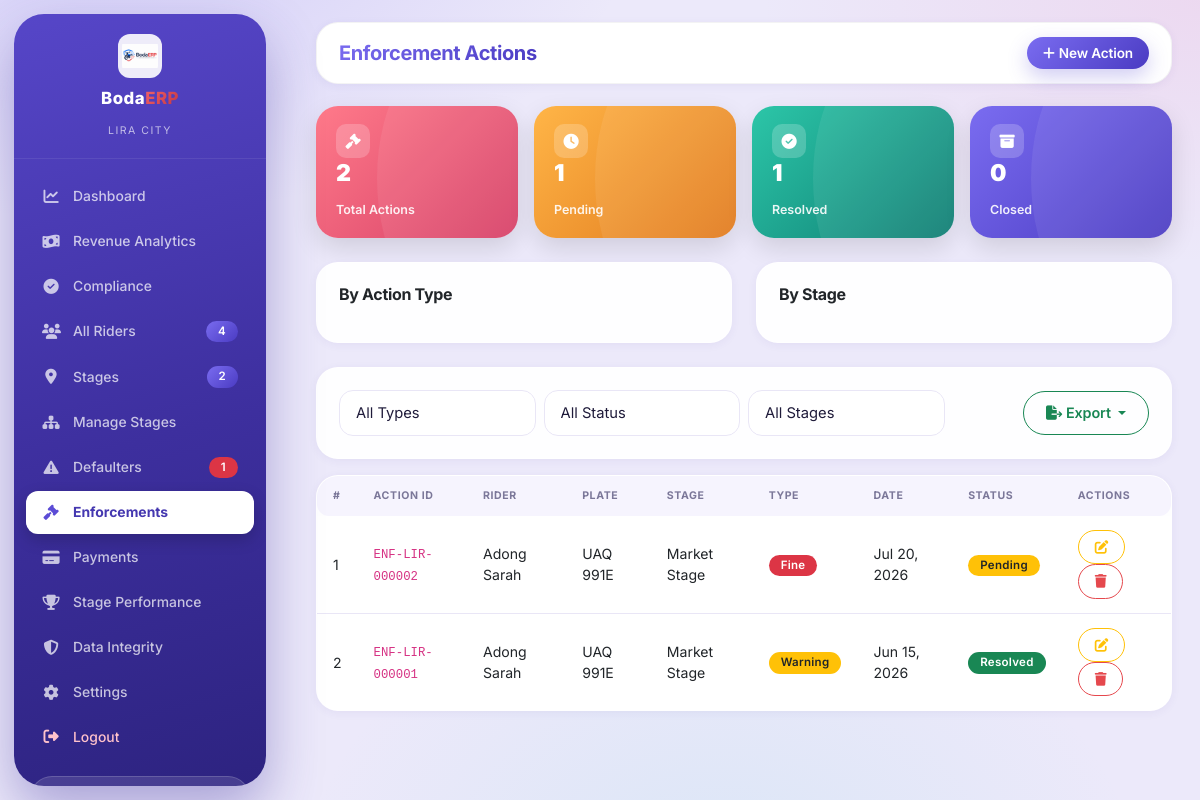
Screenshot of /pages/citycouncil/enforcement-actions.php (signed in) with the database file from the repository.
### tables this page shows
CREATE TABLE enforcement_actions (
  id              INT AUTO_INCREMENT PRIMARY KEY,
  action_code     VARCHAR(20) NOT NULL UNIQUE,         
  rider_id        INT NULL,
  city_id         CHAR(3) NOT NULL,
  stage_id        INT NULL,
  plate           VARCHAR(20),
  type            ENUM('warning','fine','suspension','impound') NOT NULL,
  amount          DECIMAL(12,2) NULL,
  description     VARCHAR(500),
  action_date     DATE NOT NULL,
  status          ENUM('pending','resolved','closed') NOT NULL DEFAULT 'pending',
  officer_user_id INT NULL,
  created_at      DATETIME NOT NULL DEFAULT CURRENT_TIMESTAMP,
  updated_at      DATETIME NOT NULL DEFAULT CURRENT_TIMESTAMP ON UPDATE CURRENT_TIMESTAMP,
  FOREIGN KEY (rider_id)        REFERENCES riders(id) ON DELETE SET NULL,
  FOREIGN KEY (city_id)         REFERENCES cities(id) ON DELETE RESTRICT,
  FOREIGN KEY (stage_id)        REFERENCES stages(id) ON DELETE SET NULL,
  FOREIGN KEY (officer_user_id) REFERENCES users(id)  ON DELETE SET NULL,
  INDEX idx_enforcement_city (city_id),
  INDEX idx_enforcement_status (status)
);

CREATE TABLE riders (
  id                   INT AUTO_INCREMENT PRIMARY KEY,
  user_id              INT NULL,                      
  city_id              CHAR(3) NOT NULL,
  stage_id             INT NOT NULL,
  id_number            VARCHAR(30) NOT NULL UNIQUE,    
  full_name            VARCHAR(150) NOT NULL,
  nin                  VARCHAR(20) UNIQUE NULL,
  date_of_birth        DATE NULL,
  gender               ENUM('Male','Female','Other') NULL,
  marital_status       ENUM('Single','Married','Divorced','Widowed') NULL,
  phone                VARCHAR(30) NOT NULL,
  email                VARCHAR(150) NULL,
  physical_address     VARCHAR(255) NULL,
  next_of_kin_name     VARCHAR(150) NULL,
  next_of_kin_contact  VARCHAR(30) NULL,
  bike_plate           VARCHAR(20) NOT NULL,
  bike_model           VARCHAR(100) NULL,
  route                VARCHAR(150) NULL,
  photo_path           VARCHAR(255) NULL,
  status               ENUM('active','expired','pending') NOT NULL DEFAULT 'pending',
  member_since         DATE NOT NULL,
  expiry_date          DATE NULL,
  annual_tax           DECIMAL(12,2) NOT NULL,
  created_by           INT NULL,                       
  deleted_at           DATETIME NULL,
  created_at           DATETIME NOT NULL DEFAULT CURRENT_TIMESTAMP,
  updated_at           DATETIME NOT NULL DEFAULT CURRENT_TIMESTAMP ON UPDATE CURRENT_TIMESTAMP,
  FOREIGN KEY (user_id)    REFERENCES users(id)  ON DELETE SET NULL,
  FOREIGN KEY (city_id)    REFERENCES cities(id) ON DELETE RESTRICT,
  FOREIGN KEY (stage_id)   REFERENCES stages(id) ON DELETE RESTRICT,
  FOREIGN KEY (created_by) REFERENCES users(id)  ON DELETE SET NULL,
  INDEX idx_riders_stage (stage_id),
  INDEX idx_riders_city_status (city_id, status),
  INDEX idx_riders_expiry (expiry_date)
);

CREATE TABLE stages (
  id          INT AUTO_INCREMENT PRIMARY KEY,
  city_id     CHAR(3) NOT NULL,
  code        VARCHAR(20) NOT NULL UNIQUE,           
  name        VARCHAR(120) NOT NULL,
  location    VARCHAR(150),
  route       VARCHAR(150),
  chairperson_name  VARCHAR(150),    
  chairperson_phone VARCHAR(30),
  status      ENUM('active','inactive') NOT NULL DEFAULT 'active',
  created_at  DATETIME NOT NULL DEFAULT CURRENT_TIMESTAMP,
  updated_at  DATETIME NOT NULL DEFAULT CURRENT_TIMESTAMP ON UPDATE CURRENT_TIMESTAMP,
  FOREIGN KEY (city_id) REFERENCES cities(id) ON DELETE RESTRICT,
  INDEX idx_stage_city (city_id)
);

### includes/db_helpers.php (called while the page is built, shortened)
<?php
require_once __DIR__ . '/../config/database.php';
function _dbPrepare(string $sql, array $params = []): mysqli_stmt {
    $values = $params;
    if ($params !== [] && array_keys($params) !== range(0, count($params) - 1)) {
        $values = [];
        $sql = preg_replace_callback('/:([a-zA-Z_][a-zA-Z0-9_]*)/', function ($m) use ($params, &$values) {
            $values[] = $params[$m[1]] ?? null;
            return '?';
        }, $sql);
    }
    $stmt = db()->prepare($sql);
    if ($values !== []) {
        $types = '';
        foreach ($values as $v) {
            if (is_int($v))       $types .= 'i';
            elseif (is_float($v)) $types .= 'd';
            elseif (is_bool($v))  { $types .= 'i'; }
            else                   $types .= 's';
        }
        $bound = [];
        foreach ($values as $k => $v) {
            $bound[$k] = is_bool($v) ? (int) $v : $v;
        }
        $stmt->bind_param($types, ...$bound);
    }
    return $stmt;
}
function fetchAll(string $sql, array $params = []): array {
    $stmt = _dbPrepare($sql, $params);
    $stmt->execute();
    $result = $stmt->get_result();
    $rows = $result->fetch_all(MYSQLI_ASSOC);
    return $rows;
}

### config/database.php (called while the page is built, shortened)
<?php
function db(): mysqli {
    static $link = null;
    if ($link === null) {
        try {
            $link = mysqli_connect(DB_HOST, DB_USER, DB_PASS, DB_NAME, (int) DB_PORT);
            $link->set_charset(DB_CHARSET);
        } catch (mysqli_sql_exception $e) {
            error_log('BodaERP DB Connection Error: ' . $e->getMessage());
            die('Database connection failed. Please try again later or contact support.');
        }
    }
    return $link;
}

### includes/functions.php (called while the page is built, shortened)
<?php
require_once __DIR__ . '/db_helpers.php';
function formatDate(?string $date, string $fmt = 'M d, Y'): string {
    $ts = strtotime($date);
    return $ts ? date($fmt, $ts) : '—';
}
function h(?string $s): string {
    return htmlspecialchars($s ?? '', ENT_QUOTES, 'UTF-8');
}

### pages/citycouncil/enforcement-actions.php (the view, shortened to what this page needs)
<?php
$cityId = $_SESSION['city_id'];
$where = "WHERE e.city_id = :city"; $params = ['city' => $cityId];
$actions = fetchAll("SELECT e.*, r.full_name, s.name AS stage_name FROM enforcement_actions e
    LEFT JOIN riders r ON r.id = e.rider_id LEFT JOIN stages s ON s.id = e.stage_id
    $where ORDER BY e.action_date DESC, e.id DESC", $params);
$total = count($actions);
$pending = count(array_filter($actions, fn($a) => $a['status'] === 'pending'));
$resolved = count(array_filter($actions, fn($a) => $a['status'] === 'resolved'));
$closed = count(array_filter($actions, fn($a) => $a['status'] === 'closed'));
?>
<!DOCTYPE html>
<html lang="en">
<head>
    <?php $pageTitle = 'Enforcement Actions - BodaERP'; require __DIR__ . '/../../includes/partials/head-assets.php'; ?>
</head>
<body>
<?php require __DIR__ . '/../../includes/partials/sidebar-citycouncil.php'; ?>
<div class="main-content" id="mainContent">
    <header class="top-header">
        <div class="d-flex justify-content-between align-items-center">
            <div class="d-flex align-items-center gap-3">
                <h5 class="mb-0 fw-bold"><span class="text-gradient-blue">Enforcement Actions</span></h5>
            </div>
            <button class="btn btn-primary btn-sm" data-bs-toggle="modal" data-bs-target="#actionModal" onclick="openAdd()"><i class="fas fa-plus me-1"></i>New Action</button>
        </div>
    </header>
    <div class="content-area">
        <div class="row g-3 mb-4">
            <div class="col-md-3 col-6"><div class="stat-hero-card grad-red"><div class="stat-hero-icon"><i class="fas fa-gavel"></i></div><div><div class="stat-hero-value"><?= $total ?></div><div class="stat-hero-label">Total Actions</div></div></div></div>
            <div class="col-md-3 col-6"><div class="stat-hero-card grad-gold"><div class="stat-hero-icon"><i class="fas fa-clock"></i></div><div><div class="stat-hero-value"><?= $pending ?></div><div class="stat-hero-label">Pending</div></div></div></div>
            <div class="col-md-3 col-6"><div class="stat-hero-card grad-green"><div class="stat-hero-icon"><i class="fas fa-check-circle"></i></div><div><div class="stat-hero-value"><?= $resolved ?></div><div class="stat-hero-label">Resolved</div></div></div></div>
            <div class="col-md-3 col-6"><div class="stat-hero-card grad-blue"><div class="stat-hero-icon"><i class="fas fa-archive"></i></div><div><div class="stat-hero-value"><?= $closed ?></div><div class="stat-hero-label">Closed</div></div></div></div>
        </div>
        <?php if ($actions): ?>
        <div class="row g-4 mb-4">
            <div class="col-md-6"><div class="card"><div class="card-body"><h6 class="fw-bold mb-3">By Action Type</h6><div id="actionTypeChart"></div></div></div></div>
            <div class="col-md-6"><div class="card"><div class="card-body"><h6 class="fw-bold mb-3">By Stage</h6><div id="actionStageChart"></div></div></div></div>
        </div>
        <?php endif; ?>
        <div class="card mb-3 no-print">
            <div class="card-body">
                <form class="row g-2 align-items-center">
                    <div class="col-md-3">
                        <select class="form-select" name="type" onchange="this.form.submit()">
                            <option value="">All Types</option>
                        </select>
                    </div>
                    <div class="col-md-3">
                        <select class="form-select" name="status" onchange="this.form.submit()">
                            <option value="">All Status</option>
                        </select>
                    </div>
                    <div class="col-md-3">
                        <select class="form-select" name="stage" onchange="this.form.submit()">
                            <option value="">All Stages</option>
                        </select>
                    </div>
                    <div class="col-md-3 text-md-end">
                        <?php $exportTableId='actionsTable'; $exportFilename='enforcement_actions'; $exportTitle='Enforcement Actions'; require __DIR__ . '/../../includes/partials/export-toolbar.php'; ?>
                    </div>
                </form>
            </div>
        </div>
        <div class="card">
            <div class="card-body p-0">
                <div class="table-responsive">
                    <table class="table table-hover mb-0" id="actionsTable">
                        <thead><tr><th>#</th><th>Action ID</th><th>Rider</th><th>Plate</th><th>Stage</th><th>Type</th><th>Date</th><th>Status</th><th class="no-export">Actions</th></tr></thead>
                        <tbody>
                        <?php foreach ($actions as $i => $a):
                            $typeBadge = ['warning'=>'bg-warning text-dark','fine'=>'bg-danger','suspension'=>'bg-dark','impound'=>'bg-secondary'][$a['type']];
                            $statusBadge = ['pending'=>'bg-warning text-dark','resolved'=>'bg-success','closed'=>'bg-secondary'][$a['status']];
                        ?>
                            <tr>
                                <td><?= $i+1 ?></td>
                                <td><code><?= h($a['action_code']) ?></code></td>
                                <td><?= h($a['full_name'] ?? 'Unknown') ?></td>
                                <td><?= h($a['plate']) ?></td>
                                <td><?= h($a['stage_name']) ?></td>
                                <td><span class="badge <?= $typeBadge ?>"><?= ucfirst($a['type']) ?></span></td>
                                <td><?= formatDate($a['action_date']) ?></td>
                                <td><span class="badge <?= $statusBadge ?>"><?= ucfirst($a['status']) ?></span></td>
                                <td class="no-export">
                                    <button class="btn btn-sm btn-outline-warning" onclick="openEdit(<?= (int) $a['id'] ?>)"><i class="fas fa-edit"></i></button>
                                    <form method="post" class="d-inline" onsubmit="return confirm('Delete this action?');">
                                        <button type="submit" class="btn btn-sm btn-outline-danger"><i class="fas fa-trash"></i></button>
                                    </form>
                                </td>
                            </tr>
                        <?php endforeach; ?>
                        </tbody>
                    </table>
                </div>
            </div>
        </div>
    </div>
</div>
</body>
</html>

### assets/css/admin.css (style rules this page uses)
.main-content { margin-left: 288px; padding: 22px 28px 30px; min-height: 100vh; transition: all var(--transition-normal); }
.top-header { background: var(--pure-white); padding: 14px 22px; border-radius: var(--radius-lg); border: 1px solid rgba(28, 32, 51, 0.05); box-shadow: var(--shadow-sm); margin-bottom: 22px; transition: all var(--transition-normal); }
.content-area { animation: fadeInUp 0.5s ease forwards; }
.top-header .d-flex.justify-content-between { flex-wrap: wrap; row-gap: 10px; }
.stat-hero-card { border-radius: var(--radius-lg); padding: 18px 20px; color: var(--pure-white); position: relative; overflow: hidden; min-height: 110px; display: flex; flex-direction: column; justify-content: space-between; box-shadow: 0 10px 26px rgba(0, 0, 0, 0.12); transition: all var(--transition-normal); height: 100%; }
.stat-hero-card::after { content: ''; position: absolute; top: -55%; right: -20%; width: 90%; height: 220%; background: rgba(255, 255, 255, 0.07); border-radius: 50%; }
.stat-hero-card .stat-hero-icon { width: 34px; height: 34px; border-radius: 10px; background: rgba(255, 255, 255, 0.2); display: flex; align-items: center; justify-content: center; font-size: 0.95rem; position: relative; z-index: 1; }
.stat-hero-card .stat-hero-label { font-size: 0.78rem; font-weight: 600; opacity: 0.9; margin-top: 14px; position: relative; z-index: 1; }
.stat-hero-card .stat-hero-value { font-size: 1.45rem; font-weight: 900; margin-top: 2px; line-height: 1.15; position: relative; z-index: 1; word-break: break-word; }
.stat-hero-card.grad-blue { background: var(--primary-blue-gradient); }
.stat-hero-card.grad-red { background: linear-gradient(135deg, #ff7a8a 0%, #d63f66 100%); }
.stat-hero-card.grad-gold { background: linear-gradient(135deg, #ffb547 0%, #e17a1d 100%); }
.stat-hero-card.grad-green { background: linear-gradient(135deg, #2cc6a8 0%, #0e7c72 100%); }

### rows the page displays
enforcement_actions: action_code "ENF-LIR-000002", rider.full_name "Adong Sarah", plate "UAQ 991E", stage.name "Market Stage", type "Fine", action_date "Jul 20, 2026", status "Pending"
enforcement_actions: action_code "ENF-LIR-000001", rider.full_name "Adong Sarah", plate "UAQ 991E", stage.name "Market Stage", type "Warning", action_date "Jun 15, 2026", status "Resolved"

### other values shown
$_SESSION['city_name'] "LIRA CITY"
$label "Dashboard"
$label "Revenue Analytics"
$label "Compliance"
$label "All Riders"
$badge[1] "4"
$label "Stages"
$badge[1] "2"
$label "Manage Stages"
$label "Defaulters"
$badge[1] "1"
$label "Enforcements"
$label "Payments"
$label "Stage Performance"
$label "Data Integrity"
